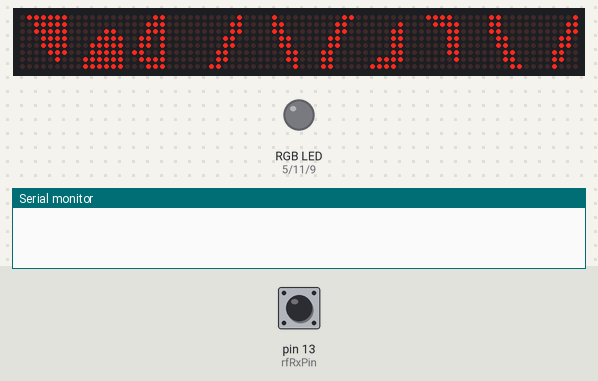
This sketch was run on a simulated Arduino Uno, built with avr-gcc and run on an emulated ATmega328P. Shown: 80×8 LED matrix, an RGB LED mixed from three pins (HIGH = lit), the last lines printed to the serial monitor. The inputs (shaded band) are chosen by the test bench; at power-on: pin 13 (rfRxPin) HIGH.

Above: at 0.97 s.
1.3 s: pin 13 (rfRxPin) driven LOW
At 3.17 s:
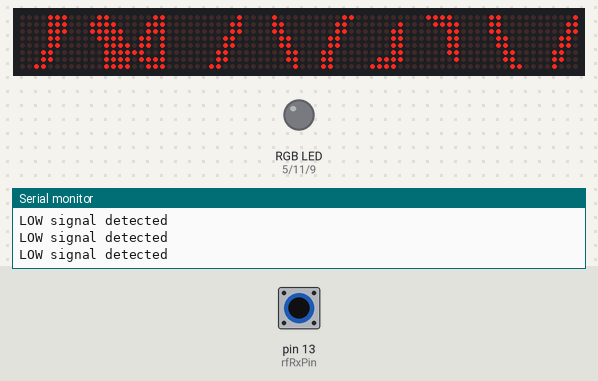
3.5 s: pin 13 (rfRxPin) driven HIGH
6.5 s: pin 13 (rfRxPin) pulsed LOW 5 times (0.12 s each, 0.3 s apart)
At 8.2 s:
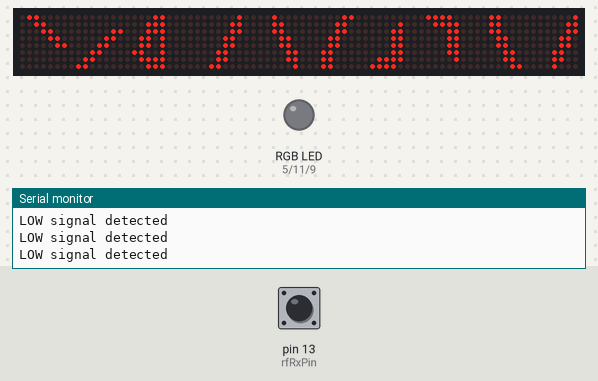
10.2 s: pin 13 (rfRxPin) pulsed LOW 2 times (0.12 s each, 0.3 s apart)
At 13.73 s:
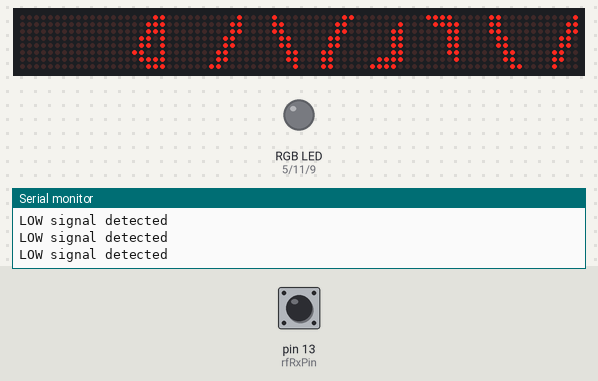

Measured:
- after the input at 1.3 s, the display: first differs from a run without the input after 0.39 s (image 1 shows a later state)
- after the input at 6.5 s, the display: first differs from a run without the input after 0.69 s (image 2)
- after the input at 10.2 s, the display: first changes after 0.08 s (image 3 shows a later state)

The sketch:

proto-code.ino
```cpp
 /*
  Version 3.1   Last update: 11-02-2020
  This code will control the Left and right of the protogen helmet matrices.

  The library for controlling the matrices has to be added to the Arduino IDE before the code can work. The library
  that comes with this code has been modified so that you can link up to 14 matrices instead of 10.

  If you ever need help or something doesn't work, send me an e-mail to feronium128@gmail.com
  or contact me on twitter @Feronium

  Below are the pieces of code listed to show the icons. A '0' means the LED is turned off,
  a '1' means the LED will be turned on.
  I'd recommend using the website linked below to make custom icons if you want
  and then copy the code below here, replacing the icons that are already listed.
  https://xantorohara.github.io/led-matrix-editor
  you can also easily turn the icons 90 or 180 degrees on this website if the matrix does not show the right orientation.

  Also please contact me if you something isn't working properly so it can be fixed in the next update.


  Have fun!

*/
#include <MaxMatrix.h>

/* If you would like to use a hall effect sensor (magnet sensor) to turn off the LED-matrices when the
   visor is taken off, you can uncomment the line below by deleting the 2 slashes. */
//#define visorSensor

//Right side of the helmet
char noseRight[] =  {8, 8, B00000000, B00000000, B10000000, B11000000, B11000000, B11111100, B01111110, B00000000};
char icon01[] =     {8, 8, B00100000,B01111000,B11011110,B11000111,B11111111,B00000000,B00000000,B00000000};
char icon02[] =     {8, 8, B00000000,B00000000,B00000000,B10000000,B11100000,B01111000,B00011110,B00000111};
char icon03[] =     {8, 8,  B00000000,B00000000,B00000000,B00000000,B00000111,B00011110,B01111000,B11100000};
char icon04[] =     {8, 8, B00000000,B00000000,B00000000,B11100000,B11111000,B00011110,B00000111,B00000001};
char Glitch01[] =   {8, 8, B00001100, B00000000, B11010100, B10001001, B00010100, B01000111, B11010001, B10100101};
char Glitch011[] =  {8, 8, B00000000, B00000000, B00000000, B11010101, B10000101, B11101010, B00010111, B00000100};
char Glitch02[] =   {8, 8, B01110100, B00000000, B01001011, B10010110, B00010010, B00000000, B00000000, B00000000};
char Glitch022[] =  {8, 8, B10100010, B01010100, B10000110, B00010010, B00000101, B00000000, B00000000, B00000000};
char Glitch03[] =   {8, 8, B00101001, B10101001, B01001011, B00101100, B01110100, B00000000, B00000000, B00000000};
char Glitch033[] =  {8, 8, B01001101, B10011010, B01101001, B10100000, B00001000, B00000000, B00000000, B00000000};
char Glitch04[] =   {8, 8, B00000000, B00000000, B10010101, B10011010, B10010111, B11101010, B10111010, B11010000};
char Glitch044[] =  {8, 8, B00000000, B00000000, B10001000, B10101010, B00011011, B10010101, B00000001, B00000000};
char Eye02[] =      {8, 8, B00000000, B00000000, B00000110, B00001111, B11111111, B11111110, B11111100, B11110000};
char Eye01[] =      {8, 8, B00000000, B00000000, B10000000, B11100000, B01111111, B00011111, B00000111, B00000000};
char Angry1[] =     {8, 8, B00000000, B11000000, B11110000, B11111000, B11111100, B11111100, B11111000, B00000000};
char Angry2[] =     {8, 8, B00000000, B00000001, B00000111, B00011111, B00111111, B01111111, B00111111, B00000000};
char Spooked1[] =   {8, 8, B00000001, B00000111, B00000111, B00001111, B00001111, B00000111, B00000111, B00000001};
char Spooked2[] =   {8, 8, B10000000, B11100000, B11100000, B11110000, B11110000, B11100000, B11100000, B10000000};

//Left side of the helmet
char noseLeft[] =   {8, 8, B00000000, B00000000, B00000001, B00000011, B00000011, B00111111, B01111110, B00000000};
char icon01L[] =    {8, 8, B00001000, B00011110, B01111011, B11100011, B11111111, B00000000, B00000000, B00000000};
char icon02L[] =    {8, 8, B00000000, B00000000, B00000000, B00000001, B00000111, B00011110, B01111000, B11100000};
char icon03L[] =    {8, 8, B00000000, B00000000, B00000000, B00000000, B11100000, B01111000, B00011110, B00000111};
char icon04L[] =    {8, 8, B00000000, B00000000, B00000000, B00000111, B00011111, B01111000, B11100000, B10000000};
char Glitch01L[] =  {8, 8, B10100101, B11010001, B01000111, B00001010, B10001001, B11010100, B00001100, B00000000};
char Glitch011L[] = {8, 8, B00000000, B00000000, B00000000, B10101011, B10100001, B01010111, B11101000, B00100000};
char Glitch02L[] =  {8, 8, B00000000, B00000000, B00000000, B00000000, B00010010, B10010110, B01001011, B01110100};
char Glitch022L[] = {8, 8, B00000000, B00000000, B00000000, B00000101, B00010010, B10000110, B01010100, B10100010};
char Glitch03L[] =  {8, 8, B00000000, B00000000, B00000000, B01110100, B00101100, B01001011, B10101001, B00101001};
char Glitch033L[] = {8, 8, B00000000, B00000000, B00000000, B00001000, B10100000, B01101001, B10011010, B01001101};
char Glitch04L[] =  {8, 8, B00000000, B00000000, B10101001, B01011001, B11101001, B01010111, B01011101, B00001011};
char Glitch044L[] = {8, 8, B00000000, B00000000, B00010001, B00000110, B01010101, B11011000, B10101001, B10000000};
char Eye02L[] =     {8, 8, B00000000, B00000000, B01100000, B11110000, B11111111, B01111111, B00111111, B00001111};
char Eye01L[] =     {8, 8, B00000000, B00000000, B00000001, B00000111, B11111110, B11111000, B11100000, B00000000};
char Angry2L[] =    {8, 8, B00000000, B00000011, B00001111, B00011111, B00111111, B00111111, B00011111, B00000000};
char Angry1L[] =    {8, 8, B00000000, B10000000, B11100000, B11111000, B11111100, B11111110, B11111100, B00000000};
char Spooked1L[] =  {8, 8, B00000001, B00000111, B00000111, B00001111, B00001111, B00000111, B00000111, B00000001};
char Spooked2L[] =  {8, 8, B10000000, B11100000, B11100000, B11110000, B11110000, B11100000, B11100000, B10000000};

// same on both sides
char Sad1[] = {8, 8, B00000001, B00000111, B00001110, B00011100, B00111000, B01110000, B11100000, B11000000};
char Sad2[] = {8, 8, B10000000, B11100000, B01110000, B00111000, B00011100, B00001110, B00000111, B00000011};
char Blush1[] = {8, 8, B00000000, B00000001, B00000011, B00000110, B00001100, B00011000, B00010000, B00000000};
char Blush2[] = {8, 8, B10000000, B11000000, B01100000, B00110000, B00011000, B00001100, B00000100, B00000000};

int redPin = 5; //These pins are used for the expression indicating rgb LED.
int greenPin = 11;
int bluePin = 9;

//The terms DIN, CLK and CS state where you should connect the the cables from the matrix to the Arduino,
//so DIN is connected to digital pin 6 on the arduino and the CLK on digital pin 7
int DIN = 6;   // DIN pin of MAX7219 module
int CLK = 7;   // CLK pin of MAX7219 module
int CS = 8;    // CS pin of MAX7219 module
int maxInUse = 14; //Change this number to the amount of matrixes you linked together
byte counter = 0;
byte counter2 = 0;
int column1L = 104;
int column2L = 112;
int column3L = 95;
int column4L = 103;
int column1 = 8;
int column2 = 16;
int column3 = -1;
int column4 = 7;
int state = 0;
int state2;
int stateSerial;

const int rfRxPin = 13;
const int thresholdCount = 5;  // Number of LOW signals to detect
const unsigned long timeout = 5000; // Time window in milliseconds (3 seconds)
unsigned long startTime = 0;   // To track the time window
int lowSignalCount = 0;        // Count of detected LOW signals

MaxMatrix m(DIN, CS, CLK, maxInUse);

// on arduino bootup
void setup() {
  pinMode(redPin, OUTPUT);
  pinMode(greenPin, OUTPUT);
  pinMode(bluePin, OUTPUT);

  Serial.begin(9600);
  randomSeed(analogRead(0));
  m.init();
  m.setIntensity(0);   // You can change the brightness of the matrices within a range of 0-15
  m.clear();
}


void loop() {
  detectRfRx();

  // set default mouth and nose
  noseMouth();

  // default happy expression
  if (state == 0) {
    eyeBlink();
    mouthGlitch();
    m.writeSprite(104, 0, Angry1L);
    m.writeSprite(96, 0, Angry2L);
    m.writeSprite(8, 0, Angry1);
    m.writeSprite(0, 0, Angry2);
  } else if (state == 1) {
    mouthGlitch();
    m.writeSprite(104, 0, Blush2);
    m.writeSprite(96, 0, Blush1);
    m.writeSprite(8, 0, Blush2);
    m.writeSprite(0, 0, Blush1);
  } else if (state == 2) {
    eyeBlink();
    mouthGlitch();
    m.writeSprite(104, 0, Eye01L);
    m.writeSprite(96, 0, Eye02L);
    m.writeSprite(8, 0, Eye02);
    m.writeSprite(0, 0, Eye01);
  }
  //  else if (state == 3) {
  //   m.writeSprite(104, 0, Sad1);
  //   m.writeSprite(96, 0, Sad2);
  //   m.writeSprite(8, 0, Sad1);
  //   m.writeSprite(0, 0, Sad2);
  //   setColor(16, 0, 0);
  // } else if (state == 4) {
  //   eyeBlink();
  //   m.writeSprite(104, 0, Spooked2L);
  //   m.writeSprite(96, 0, Spooked1L);
  //   m.writeSprite(8, 0, Spooked2);
  //   m.writeSprite(0, 0, Spooked1);
  //   setColor(0, 0, 8);              //Makes the colour of the LED blue
  // }
  else {
    state = 0;
  }
}

void detectRfRx() {
  // If the signal is LOW
  if (digitalRead(rfRxPin) == 0) {
    if (lowSignalCount == 0) {
      // Start the timing window
      startTime = millis();
    }

    lowSignalCount++;
    Serial.println("LOW signal detected");

    // If the count reaches the threshold within the time window
    if (lowSignalCount >= thresholdCount) {
      if (millis() - startTime <= timeout) {
        state++;
        // Reset the count and timing window
        lowSignalCount = 0;
      } else {
        // Reset if time window is exceeded
        lowSignalCount = 0;
      }
    }
  }

  // Reset the count if the time window is exceeded
  if (millis() - startTime > timeout && lowSignalCount > 0) {
    lowSignalCount = 0;
  }
}

// default mouth and nose
// used on all expressions
void noseMouth() {
  m.writeSprite(88, 0, icon01L);
  m.writeSprite(80, 0, icon02L);
  m.writeSprite(72, 0, icon03L);
  m.writeSprite(64, 0, icon04L);
  m.writeSprite(56, 0, noseLeft);
  m.writeSprite(48, 0, noseRight);
  m.writeSprite(40, 0, icon04);
  m.writeSprite(32, 0, icon03);
  m.writeSprite(24, 0, icon02);
  m.writeSprite(16, 0, icon01);
}

// blink animation
// used on all expressions
void eyeBlink() {
   if (counter2 > 17) {
      for (int i = 0; i < 5; i++) {
        column1L = column1L - 1;
        column2L = column2L - 1;
        column1 = column1 - 1;
        column2 = column2 - 1;
        column3L = column3L + 1;
        column4L = column4L + 1;
        column3 = column3 + 1;
        column4 = column4 + 1;
        m.setColumn(column1L, 00000000);
        m.setColumn(column2L, 00000000);
        m.setColumn(column3L, 00000000);
        m.setColumn(column4L, 00000000);
        m.setColumn(column1, 00000000);
        m.setColumn(column2, 00000000);
        m.setColumn(column3, 00000000);
        m.setColumn(column4, 00000000);
        delay(15);
        counter2++;
      }
      column1L = 104;
      column2L = 112;
      column3L = 95;
      column4L = 103;
      column1 = 8;
      column2 = 16;
      column3 = -1;
      column4 = 7;
      counter2 = 0;
    }
    counter2++;
}

void mouthGlitch() {
  counter++;

  if (counter == 16) {
    m.writeSprite(64, 0, Glitch044L);
    m.writeSprite(72, 0, Glitch033L);
    m.writeSprite(80, 0, Glitch022L);
    m.writeSprite(88, 0, Glitch011L);
    m.writeSprite(16, 0, Glitch011);
    m.writeSprite(24, 0, Glitch022);
    m.writeSprite(32, 0, Glitch033);
    m.writeSprite(40, 0, Glitch044);
    delay(75);
    counter++;
  }
  if ((counter >= 17) && (counter < 18)) {
    m.writeSprite(88, 0, icon01L);
    m.writeSprite(80, 0, icon02L);
    m.writeSprite(72, 0, icon03L);
    m.writeSprite(64, 0, icon04L);
    m.writeSprite(40, 0, icon04);
    m.writeSprite(32, 0, icon03);
    m.writeSprite(24, 0, icon02);
    m.writeSprite(16, 0, icon01);
    delay(200);
    counter++;
  }
  if (counter >= 18) {
    m.writeSprite(64, 0, Glitch04L);
    m.writeSprite(72, 0, Glitch03L);
    m.writeSprite(80, 0, Glitch02L);
    m.writeSprite(88, 0, Glitch01L);
    m.writeSprite(16, 0, Glitch01);
    m.writeSprite(24, 0, Glitch02);
    m.writeSprite(32, 0, Glitch03);
    m.writeSprite(40, 0, Glitch04);
    delay(75);
    counter = 0;
  }
}


void setColor(int redValue, int greenValue, int blueValue) {
  analogWrite(redPin, redValue);
  analogWrite(greenPin, greenValue);
  analogWrite(bluePin, blueValue);
}
```
